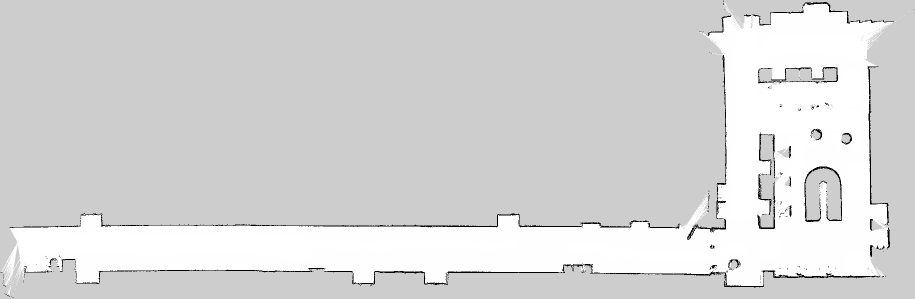
#> input picture utilities/map_lifelong_HR (copy).pgm, 1829 x 597 px (shown at 1/2 size)
$ python 'RRT_star copy.py'
#> lines starting #> are read from the running program, lines starting #| are printed output that depends on the picture
import numpy as np
import matplotlib.pyplot as plt
import random
import copy
from PIL import Image

# Load the map
with Image.open("map_lifelong_HR (copy).pgm") as img:
#> img is the input picture: PIL image 1829x597 L; min 0, max 255, mean 214.6
    map = np.array(img)

y, x = np.where(map >= 250)
ok_position = list(zip(x, y))
#> ok_position = 272132 items

# Parameters
map_size = (map.shape[1], map.shape[0])
#> map_size = (1829, 597)
start = [500, 200]
goal = [500, 350]
max_iterations = 500
step_size = 10
goal_radius = 10
search_radius = 20

class Node:
    def __init__(self, x, y):
        self.x = x
        self.y = y
        self.parent = None
        self.cost = 0.0

def distance(node1, node2):
    return np.linalg.norm([node1.x - node2.x, node1.y - node2.y])

def get_random_node():
    idx = random.randint(0, len(ok_position))
    return Node(ok_position[idx][0], ok_position[idx][1])

def is_in_collision(node):
    if map[node.y, node.x] == 0:
        return True
    return False

def get_nearest_node(tree, random_node):
    return min(tree, key=lambda node: distance(node, random_node))

def steer(from_node, to_node, extend_length=step_size):
    dist = distance(from_node, to_node)
    theta = np.arctan2(to_node.y - from_node.y, to_node.x - from_node.x)
    new_x = from_node.x + int(extend_length * np.cos(theta))
    new_y = from_node.y + int(extend_length * np.sin(theta))
    new_node = Node(new_x, new_y)
    new_node.parent = from_node
    return new_node

def is_collision_free(node1, node2):
    x1, y1 = node1.x, node1.y
    x2, y2 = node2.x, node2.y
    points = bresenham(x1, y1, x2, y2)
    for x, y in points:
        if map[y, x] == 0:  # Note: map_data[y, x] due to image coordinate system
            return False
    return True

def bresenham(x1, y1, x2, y2):
    points = []
    dx = abs(x2 - x1)
    dy = abs(y2 - y1)
    sx = 1 if x1 < x2 else -1
    sy = 1 if y1 < y2 else -1
    err = dx - dy
    while True:
        points.append((x1, y1))
        if x1 == x2 and y1 == y2:
            break
        e2 = 2 * err
        if e2 > -dy:
            err -= dy
            x1 += sx
        if e2 < dx:
            err += dx
            y1 += sy
    return points

def get_nearby_nodes(tree, new_node):
    return [node for node in tree if distance(node, new_node) <= search_radius]

def choose_parent(tree, nearby_nodes, new_node):
    if not nearby_nodes:
        return new_node.parent
    min_cost = float('inf')
    best_node = None
    for node in nearby_nodes:
        if is_collision_free(node, new_node):
            cost = node.cost + distance(node, new_node)
            if cost < min_cost:
                min_cost = cost
                best_node = node
    new_node.cost = min_cost
    return best_node

def rewire(tree, nearby_nodes, new_node):
    for node in nearby_nodes:
        if is_collision_free(new_node, node) and new_node.cost + distance(new_node, node) < node.cost:
            node.parent = new_node
            node.cost = new_node.cost + distance(new_node, node)

def get_path(last_node):
    path = []
    node = last_node
    while node is not None:
        path.append([node.x, node.y])
        node = node.parent
    return path[::-1]

def rrt_star():
    tree = [Node(start[0], start[1])]
    edges = []  # To store edges for plotting the whole tree
    for _ in range(max_iterations):
        random_node = get_random_node()
        nearest_node = get_nearest_node(tree, random_node)
        new_node = steer(nearest_node, random_node)
        if is_in_collision(new_node) or not is_collision_free(nearest_node, new_node):
            continue
        nearby_nodes = get_nearby_nodes(tree, new_node)
        new_node.parent = choose_parent(tree, nearby_nodes, new_node)
        tree.append(new_node)
        edges.append((new_node, nearest_node))  # Store the edge
        rewire(tree, nearby_nodes, new_node)
        if distance(new_node, Node(goal[0], goal[1])) <= goal_radius:
            goal_node = Node(goal[0], goal[1])
            goal_node.parent = new_node
            tree.append(goal_node)
            edges.append((goal_node, new_node))  # Store the edge
            return tree, edges, get_path(goal_node)
#> this loop made 500 passes
#> (idx in get_random_node, dist in steer, theta in steer) on passes 1 to 3: (201979, 523.9, 2.52), (220500, 1029.4, 0.311), (21225, 1062.3, -0.0999)
    return tree, edges, None

tree, edges, path = rrt_star()

# Plot the results
plt.figure()
plt.imshow(map, cmap='gray')

# Plot the whole tree
for edge in edges:
    node1, node2 = edge
    plt.plot([node1.y, node2.y], [node1.x, node2.x], '-g', alpha=0.5)

# Plot the path
if path:
    path_x, path_y = zip(*path)
    plt.plot(path_y, path_x, '-r', linewidth=2)
    plt.scatter([start[1]], [start[0]], color='blue')  # Start point
    plt.scatter([goal[1]], [goal[0]], color='green')   # Goal point
else:
    print("Path not found")

plt.title('RRT* Path Planning with Tree')
plt.show()
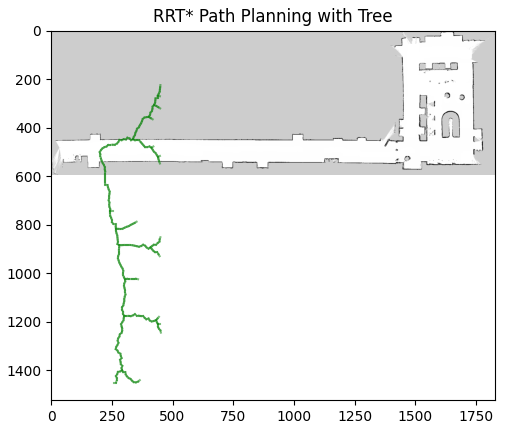
#> figure drawn by matplotlib, 1 panel

$ run again, with utilities/map_mashup.pgm copied over utilities/map_lifelong_HR (copy).pgm
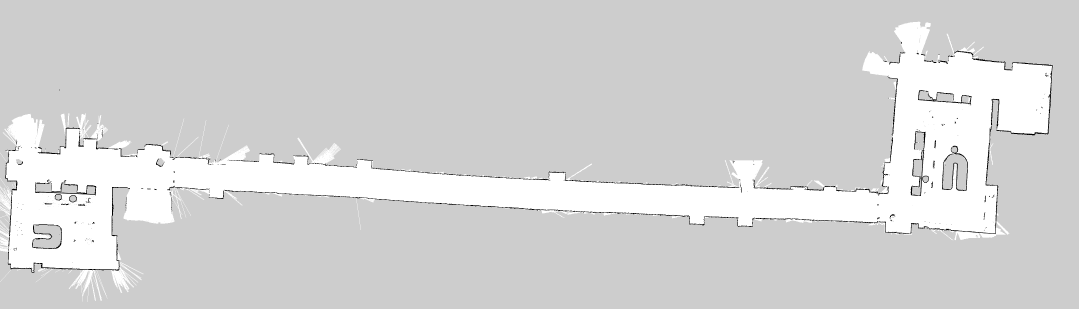
#> input picture utilities/map_mashup.pgm, 3236 x 926 px (shown at 1/3 size)
#> img is the input picture: PIL image 3236x926 L; min 0, max 255, mean 212.7
#> ok_position = 561723 items
#> the loop in rrt_star, `for _ in range(max_iterations):` made 500 passes
#> (idx in get_random_node, dist in steer, theta in steer) on passes 1 to 3: (403958, 584.9, 2.38), (441001, 461.2, 2.01), (42450, 2399.4, 0.0183)
#> `plt.show()`:
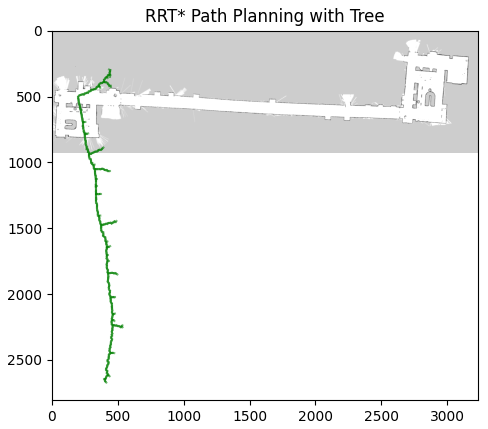
#> figure drawn by matplotlib, 1 panel

$ run again, with utilities/map_with_safety_bubble.pgm copied over utilities/map_lifelong_HR (copy).pgm
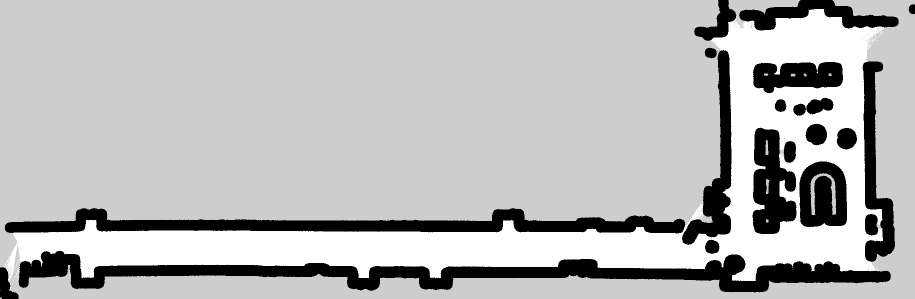
#> input picture utilities/map_with_safety_bubble.pgm, 1829 x 597 px (shown at 1/2 size)
#> img is the input picture: PIL image 1829x597 L; min 0, max 255, mean 184.3
#> ok_position = 194805 items
#> the loop in rrt_star, `for _ in range(max_iterations):` made 500 passes
#> (idx in get_random_node, dist in steer, theta in steer) on passes 1 to 3: (100989, 276.1, 1.55), (110250, 794, 0.35), (10612, 1002, -0.134)
#> `plt.show()`:
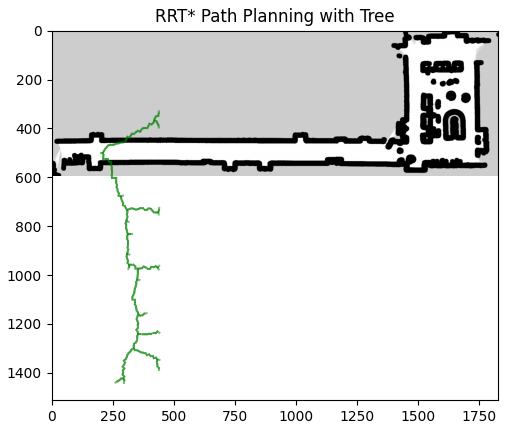
#> figure drawn by matplotlib, 1 panel
